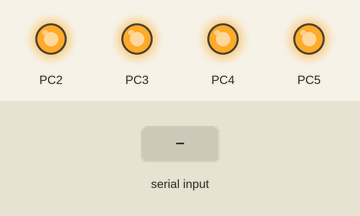
A program run on a simulated ATmega328P, built with avr-gcc and emulated at 8 MHz (the files do not name the chip). On the bench: output pins drawn as LEDs (lit = HIGH). Inputs (shaded band) come from the test bench. What the program prints to the serial monitor is not drawn.

Above: at 1.2 s.
1.3 s: "1" received over Serial
At 1.7 s:
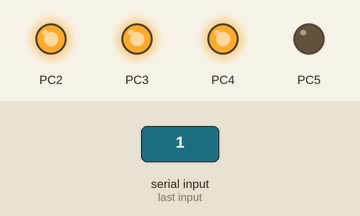
2.8 s: "2" received over Serial
At 4.0 s:
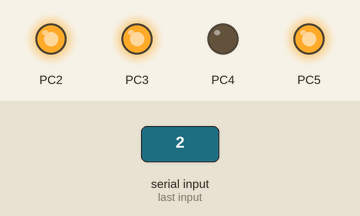
4.3 s: "0" received over Serial
At 5.2 s:
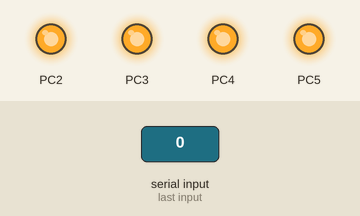
Timing chart, 0 to 7.3 s (numbered marks = the images above; inputs shaded):
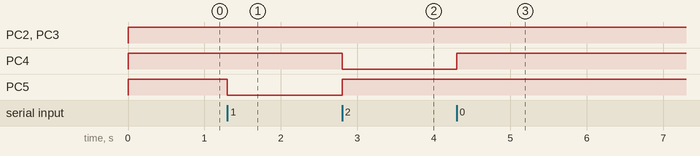

Measured:
- after the input at 1.3 s, PC5: HIGH → LOW at once
- after the input at 2.8 s, PC4: HIGH → LOW at once; PC5: LOW → HIGH at once
- after the input at 4.3 s, PC4: LOW → HIGH at once

The program:

main.c
```c
#define F_CPU 8000000L

#include <avr/io.h>
#include <util/delay.h>
#include <avr/interrupt.h>

#define USART_BAUDRATE (9600)
#define BAUD_PRESCALE (((F_CPU / (USART_BAUDRATE * 16UL))) - 1)


union message {
        uint8_t byte;
        struct {
                /* 'p' happens to clear all, while for example 'x'
                 * sets relay 1.
                 */
                /* LSB (from PC pow)*/
                int relay4:1;
                int relay3:1;
                int relay2:1;
                int relay1:1;
                int do_set:1;
                int _ignored:3;
                /* MSB */
        } flags;
};

_Static_assert(sizeof(union message) == 1, "Padding in member 'flags'.");

struct ring_buf {
        uint8_t start;
        uint8_t end;
        union message buf[255];
};


static volatile struct ring_buf recv_buf;


static void setup(void)
{
        /* USART. */
	UCSR0A |= 0b00000000;
	UCSR0C |= 0b00000110;
	UCSR0B  = 0b10011000;

	UBRR0H = (BAUD_PRESCALE >> 8) & 0xff;
	UBRR0L = BAUD_PRESCALE & 0xff;

	DDRD &= ~(1 << 0);
	DDRD |= (1 << 1);

        /* Relay outputs */
        DDRC |= ((1 << 2) |
                 (1 << 3) |
                 (1 << 4) |
                 (1 << 5));
        /* Relays starts off (active low). */
        PORTC |= ((1 << 2) |
                  (1 << 3) |
                  (1 << 4) |
                  (1 << 5));

        /* TODO: Buttons */

        /* TODO: AD */

        sei();
}


ISR(USART_RX_vect)
{
	uint8_t recv;

	recv = UDR0;
	recv_buf.buf[recv_buf.end].byte = recv;
        recv_buf.end++;
}


/* Set a number of pins on the same port to the state specified. */
static inline void pin_set(volatile uint8_t *port, uint8_t pin_mask, uint8_t on)
{
        if (on)
                *port |= pin_mask;
        else
                *port &= ~pin_mask;
}
#define PINS_SET(port, pin_mask, on) pin_set(&port, pin_mask, on)
#define PIN_SET(port, pin, on) pin_set(&port, (1 << pin), on)


int main(void)
{
        setup();

        for (;;) {
                /* Handle incoming data. */
                while (recv_buf.start != recv_buf.end) {
                        union message msg;

                        msg = recv_buf.buf[recv_buf.start++];
                        if (msg.flags.do_set) {
                                /* Switch outputs according to command. */
                                PIN_SET(PORTC, 2, !(msg.flags.relay1));
                                PIN_SET(PORTC, 3, !(msg.flags.relay2));
                                PIN_SET(PORTC, 4, !(msg.flags.relay3));
                                PIN_SET(PORTC, 5, !(msg.flags.relay4));
                        } else {
                                /* Just respond with current state. */
                        }
                        /* Wait until previous send is completed. */
                        while ((UCSR0A & (1 << UDRE0)) == 0) ;
                        UDR0 = msg.byte;
                }
        }

        return 1;
}
```
